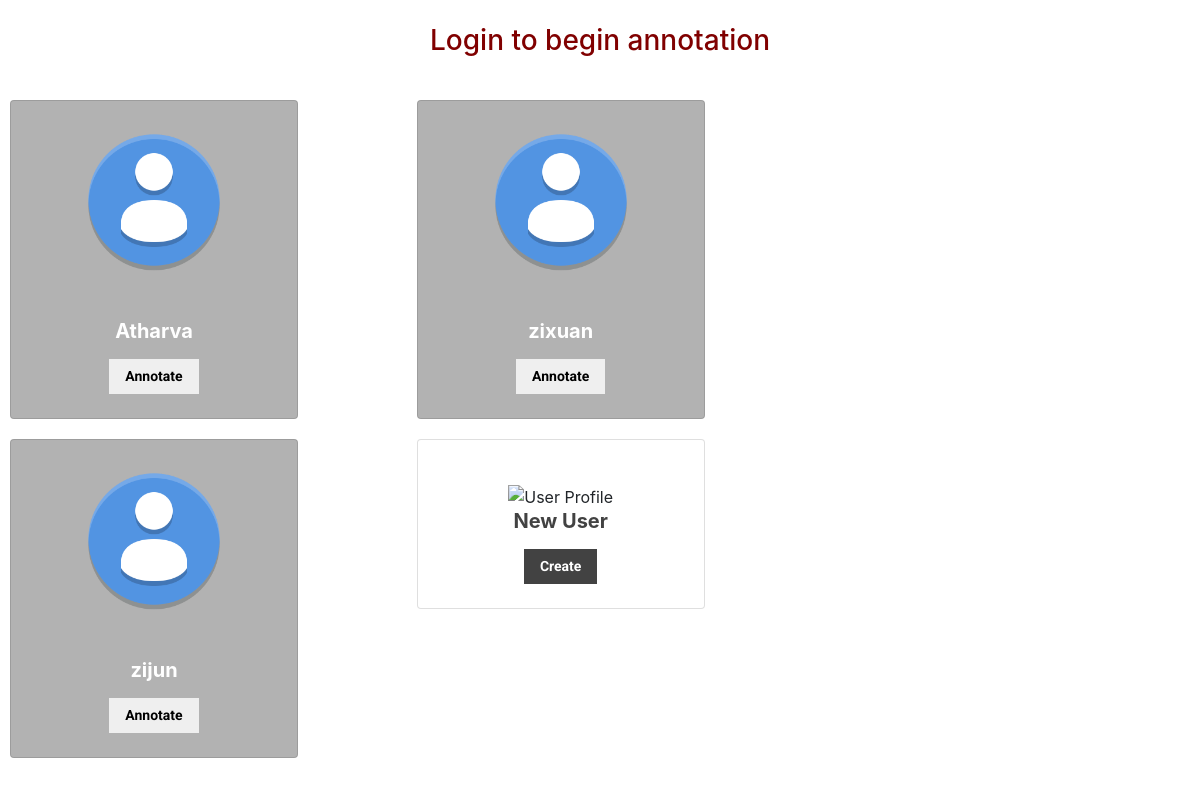
The page / on the database its author committed.
### tables this page shows
CREATE TABLE users (id INTEGER PRIMARY KEY AUTOINCREMENT, username TEXT NOT NULL UNIQUE, email TEXT, password TEXT);

### server.py (the view)
@app.route('/',methods=['GET','POST'])
def index():
    db = Database("data.sqlite")
    db.addTable("users",
                id="INTEGER PRIMARY KEY AUTOINCREMENT",
                username="text NOT NULL UNIQUE",
                email="text",
                password="text")
    USERS = db.allTableColumns("users").get("username",[])
    db.close()
    return render_template("index.html", USERS=USERS)

### backend/database.py (called while the page is built)
    def execute(self, query):
        self.cursor.execute(query)
        return self.cursor.fetchall()

    def addTable(self, table_name, **fields):
        query = f"CREATE TABLE IF NOT EXISTS {table_name} "
        predicate = "("+", ".join([f"{k} {v.upper()}" for k,v in fields.items()])+");"
        self.execute(query+predicate)
        self.db.commit()

    def allTables(self):
        tables = self.execute("SELECT name FROM sqlite_master WHERE type='table';")
        table_dict = {}
        for table in tables:
            table_dict[table["name"]] = table
        return table_dict

    def allTableRows(self, table_name):
        rows = self.execute(f"SELECT * FROM {table_name}")
        records = []
        for row in rows:
            records.append(dict(row))
        return records

    def allTableColumns(self, table_name):
        import sqlite3
        import pandas as pd
        try:
            rows = self.allTableRows(table_name)
            columns = {}
            df = pd.DataFrame(rows)
            for column in df:
                columns[column] = list(df[column])
        except sqlite3.OperationalError:
            return {}
        return columns

    def allTableNames(self):
        return list(self.tables.keys())

    def close(self):
        self.db.close()

### server.py (called while the page is built)
@app.teardown_appcontext
def close(error):
    pass

### templates/index.html (shortened to what this page needs)
<!DOCTYPE html>
<html lang="en">
    <head>
        <link rel="stylesheet" href="{{ url_for('static',filename='css/index.css') }}" />
        <link rel="stylesheet" href="{{ url_for('static',filename='css/template.css') }}" />
        <link rel="stylesheet" href="https://maxcdn.bootstrapcdn.com/bootstrap/4.0.0/css/bootstrap.min.css">
    </head>
    <body>
        <header>
            <br>
            <h3 style="text-align: center; color: maroon;">Login to begin annotation</h3>
            <br>
        </header>
        <div class="card-columns">
            {%for user in USERS%}
                <div class="card" style="width: 18rem; text-align: center; margin: 10px; background-color: #b2b2b2;">
                    <br>
                    <div style="margin-left: auto; margin-right: auto;">
                        <img src="{{ url_for('static',filename='avatar.png') }}" alt="User Profile" width="150px">
                    </div>
                    <br>
                    <div class="card-body">
                    <h5 class="card-title" style="color: white; font-weight: bold;">{{ user }}</h5>
                    <button onclick="window.location.href='/login?user={{ user }}'" class="button">Annotate</button>
                    </div>
                </div>
            {% endfor %}
            <div class="card" style="width: 18rem; text-align: center; margin: 10px; background-color: #fff;">
                <br>
                <div class="card-body">
                    <div style="margin-left: auto; margin-right: auto;">
                        <img src="https://cdn.dribbble.com/users/2026891/screenshots/5620975/dribbble-2.png" alt="User Profile" width="250px">
                    </div>
                    <h5 class="card-title" style="color: #424242; font-weight: bold;">New User</h5>
                    <button onclick="window.location.href='/register'" class="button_dark">Create</button>
                </div>
            </div>
        </div>
    </body>
</html>

### static/css/template.css (style rules this page uses)
.button { border: none; padding: 7px 16px; text-align: center; text-decoration: none; display: inline-block; font-size: 14px; margin: 4px 2px; font-family: 'Roboto'; font-weight: bold; cursor: pointer; }
.button_dark { border: none; padding: 7px 16px; text-align: center; text-decoration: none; display: inline-block; font-size: 14px; margin: 4px 2px; background-color: #424242; color: #fff; font-family: 'Roboto'; font-weight: bold; cursor: pointer; }

### rows shown on the page
users: username "Atharva"
users: username "zijun"
users: username "zixuan"
